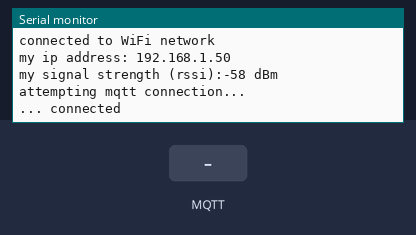
Simulated run of this sketch. Board: Arduino MKR. Shown: the last lines printed to the serial monitor. Inputs (shaded band) come from the test bench. WiFi joins after 1.5 s; servers stay silent unless stated; no MQTT or app messages arrive unless stated.

Above: at 7.7 s.
7.8 s: MQTT message "1" arrives on the first subscribed topic
At 8.7 s:
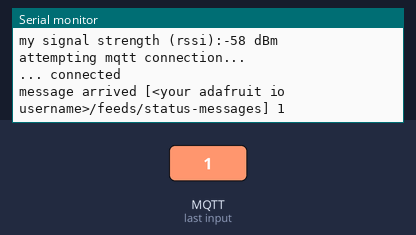
9.3 s: MQTT message "on" arrives on the first subscribed topic
At 9.9 s:
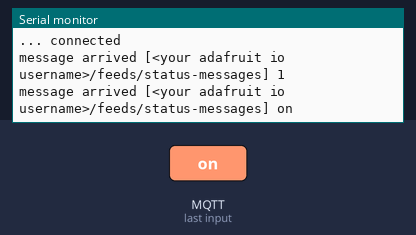
10.8 s: MQTT message "off" arrives on the first subscribed topic
At 12.0 s:
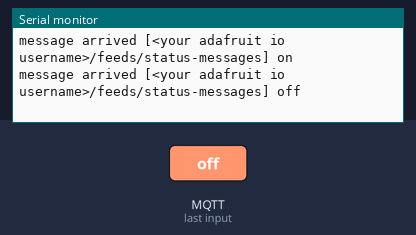
12.3 s: MQTT message "1" arrives on the second subscribed topic
At 13.4 s:
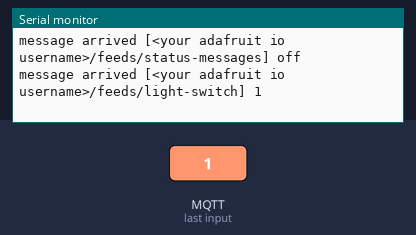
13.8 s: MQTT message "on" arrives on the second subscribed topic
At 14.5 s:
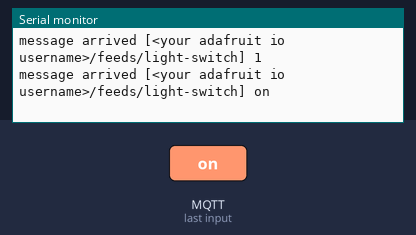
15.3 s: MQTT message "off" arrives on the second subscribed topic
At 15.7 s:
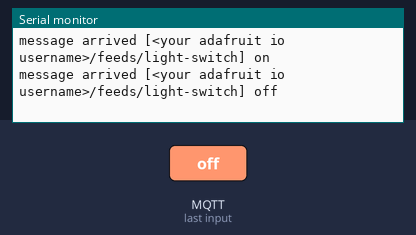

The sketch:

3b_iot_subscriptions.ino
```cpp
//345678901234567890123456789012345678901234567890123456789012345678901234567890
/**
 * 3b_iot_subscriptions.ino
 *
 * a simple mqtt application to parse mqtt messages on subscribed
 * topics. in this sketch we have enhanced the message received
 * callback to extract the data from the payload into a complete
 * string so we can process it (rather than just pinting each
 * character
 *
 * author:  alex shenfield
 * date:    03/11/2022
 */

// LIBRARY IMPORTS

// include the necessary libraries for wifi functionality
#include <SPI.h>
#include <WiFiNINA.h>

/// include the pubsub client
#include <PubSubClient.h>

// my wifi credentials are included as a seperate header file
#include "MyCredentials.h"

// WIFI INITIALISATION

// set the initial wifi status (to idle)
int status = WL_IDLE_STATUS;

// MQTT DECLARATIONS

// mqtt server details
const char server[] = "io.adafruit.com";
const long port     = 1883;

// get a wifi client object and pass it to the mqtt client
WiFiClient wifi_client;
PubSubClient client(wifi_client);

// timing variables - note: adafruit.io allows a maximum of 30 messages
// per minute - any more than this and your account will be throttled
// and then blocked!
long previous_time = 0;
long connection_interval = 10000;

// CODE

// this method runs once (when the sketch starts)
void setup()
{
  // set up serial comms for debugging and display of DHCP allocated
  // IP address
  Serial.begin(115200);
  while (!Serial);
  Serial.println("starting mqtt client on arduino ...");

  // mqtt server and subscription callback
  client.setServer(server, port);
  client.setCallback(callback);

  // attempt to connect to the wifi network
  while (status != WL_CONNECTED)
  {
    Serial.print("attempting to connect to network: ");
    Serial.println(my_ssid);

    // connect to wifi network
    status = WiFi.begin(my_ssid, my_pass);

    // wait for 5 seconds for wifi to come up
    delay(5000);
  }
  Serial.println("connected to WiFi network");

  // print the IP address to the serial monitor
  IPAddress my_ip = WiFi.localIP();
  Serial.print("my ip address: ");
  Serial.println(my_ip);

  // print the received signal strength
  long rssi = WiFi.RSSI();
  Serial.print("my signal strength (rssi):");
  Serial.print(rssi);
  Serial.println(" dBm");
}

// this methods loops continuously
void loop()
{
  // if the client isn't connected then try to reconnect
  if (!client.connected())
  {
    reconnect();
  }
  else
  {
    // handle subscriptions to topics (i.e. incoming messages)
    client.loop();

    // do nothing else here (as we are just testing how message
    // subscriptions work)
    // ...
  }
}

// MQTT FUNCTIONS

// reconnect to adafruit io mqtt server
void reconnect()
{
  // loop until we're reconnected
  while (!client.connected())
  {
    Serial.println("attempting mqtt connection...");

    // try to connect to adafruit.io
    if (client.connect(CLIENT_ID, USER_ID, API_KEY))
    {
      Serial.println("... connected");

      // once connected, subscribe to relevant feeds feeds (also subscribe
      // to the "throttle" and "errors" topics which will let us know if
      // we are bumping up against the adafruit.io rate limit)
      client.subscribe((USER_ID "/feeds/status-messages"));
      client.subscribe((USER_ID "/feeds/light-switch"));
      client.subscribe((USER_ID "/throttle"));
      client.subscribe((USER_ID "/errors"));

      // ... and publish an announcement
      client.publish((USER_ID "/feeds/status-messages"), "we are alive!");
    }
    else
    {
      // print some error status
      Serial.print("connection failed, rc = ");
      Serial.print(client.state());
      Serial.println();
      Serial.println("we will try again in 5 seconds");

      // wait 5 seconds before retrying
      delay(5000);
    }
  }
}

// enhanced mqtt message received callback (triggered every time
// we get a message)
void callback(char* topic, byte* payload, unsigned int length)
{
  // get the topic
  String t = String(topic);

  // get the value of the message payload
  char data[length + 1];
  for (int i = 0; i < length; i++)
  {
    data[i] = payload[i];
  }
  data[length] = '\0';

  // print the message to the serial window
  Serial.print("message arrived [");
  Serial.print(topic);
  Serial.print("] ");
  Serial.println(data);
}
```

MyCredentials.h
```cpp
// my wifi credentials
const char my_ssid[] = "<your ssid>";
const char my_pass[] = "<your password>";

// my adafruit io credentials
#define CLIENT_ID "<some client id>"
#define USER_ID   "<your adafruit io username>"
#define API_KEY   "<your adafruit io api key>"
```

Measured:
- after the input at 7.8 s, the serial monitor: prints a new line at once (image 1)
- after the input at 9.3 s, the serial monitor: prints a new line at once (image 2)
- after the input at 10.8 s, the serial monitor: prints a new line at once (image 3)
- after the input at 12.3 s, the serial monitor: prints a new line at once (image 4)
- after the input at 13.8 s, the serial monitor: prints a new line at once (image 5)
- after the input at 15.3 s, the serial monitor: prints a new line at once (image 6)
